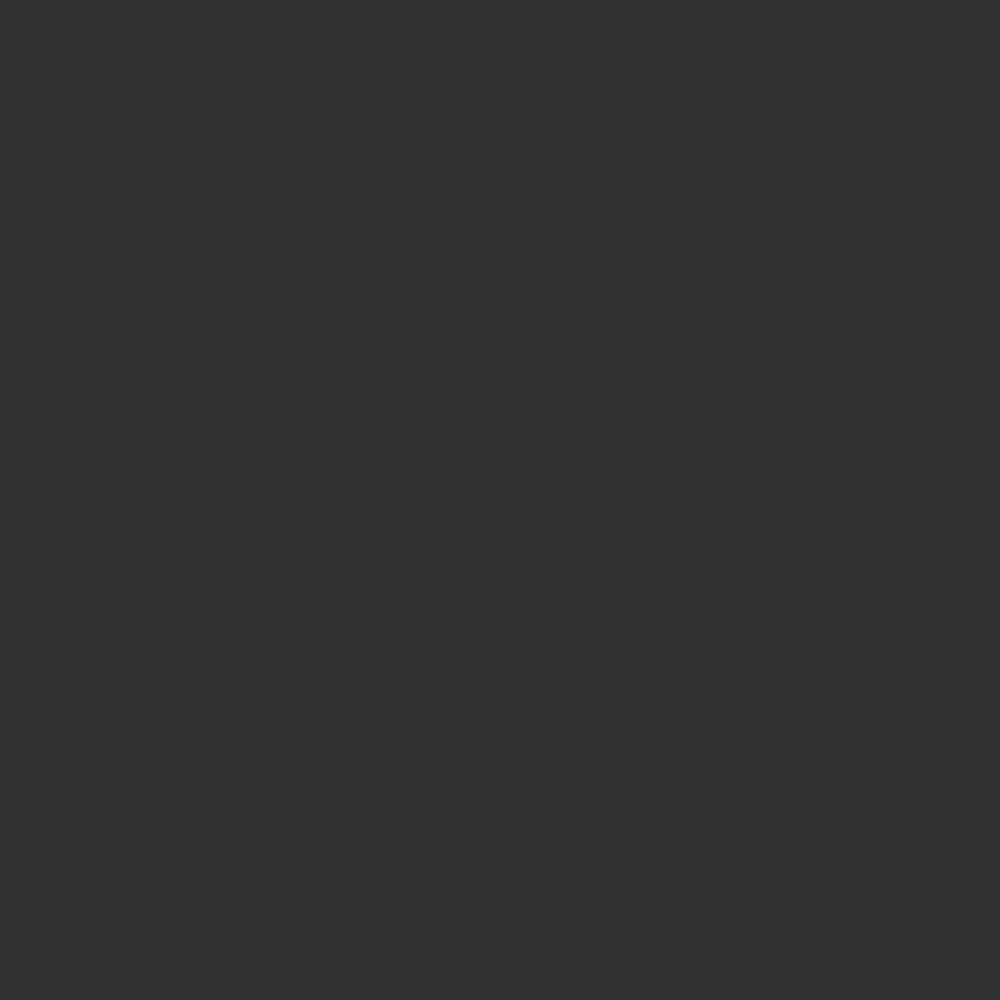
Frame 1 (no input)
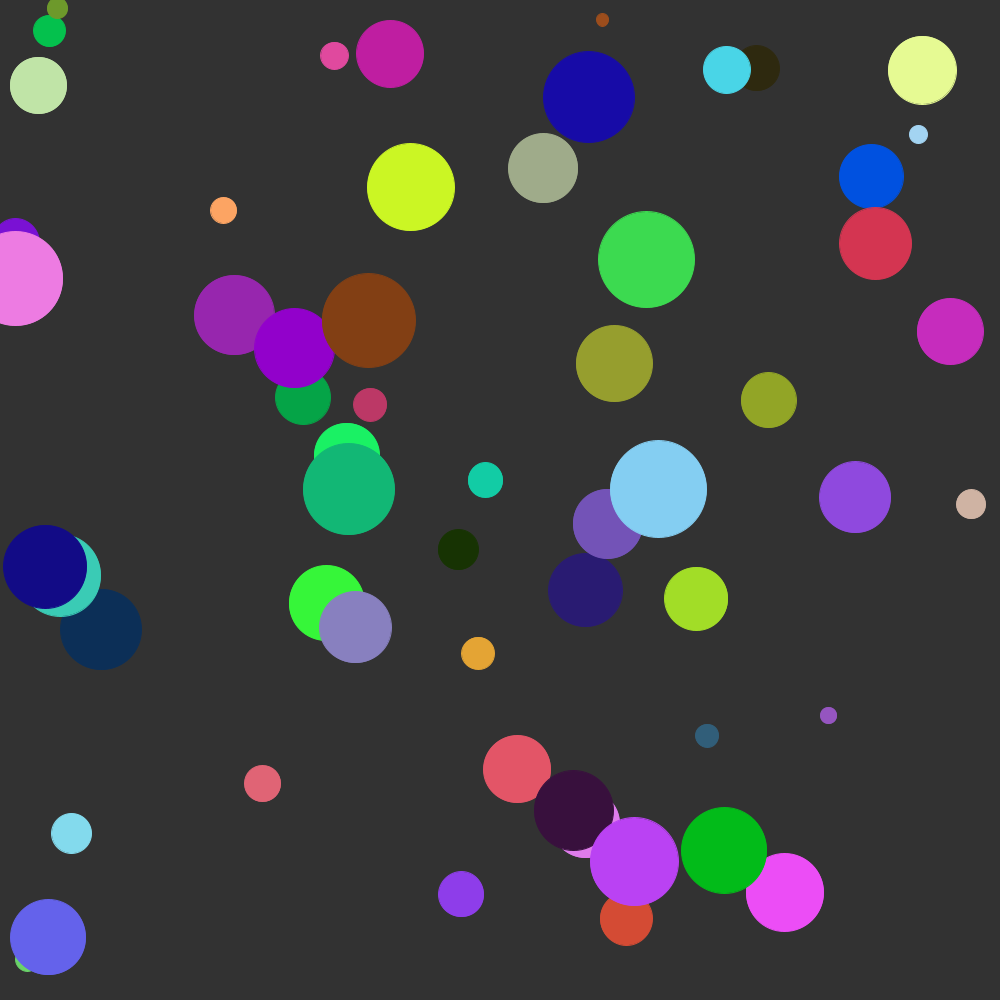
Frame 60 (the mouse pressed at the canvas centre just before this capture)
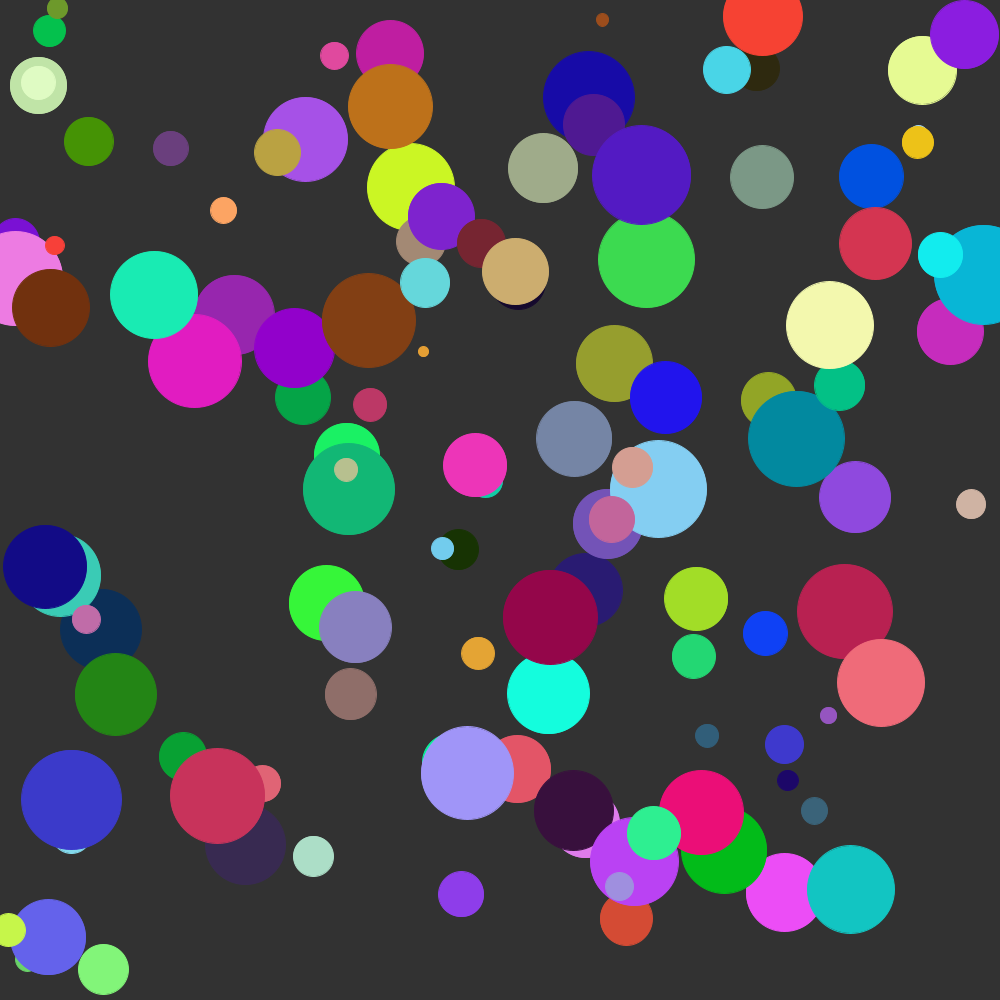
Frame 120 (the mouse held since frame 60 and released just before this capture)

The Processing sketch that drew these frames (run headless with seeded random() and noise(); from frame 60 on, the mouse is pressed at the canvas centre):

// Processing sketch: random_4_3
// ── random_4_3.pde
//using random()

float circleX;
float circleY;
float R;
float G;
float B;
float wandh;

void setup(){
  size(1000,1000);
//  circleX=random(0,width); //This is both an assignment operation, that assigns a value, and it's both a function call, random is a function with an argument inside a parenthesis.
  //Random is a different kinf of function that line() though. With line() we call a decree: "Oh line(), draw a line."
  //When we call a function like random() we are actually asking a question: "Oh, random, what is a random number between 0 and 100?", and random responds "Here, this is a number between 0 and 100."
  //There are lots of methods in processing that work this way, for example map();, constrain();, etc.
  //The random function can take 1 argument which is the maximum of the random value, and zero is the default minimum value. It can also take 2 arguments, the first is the smallest number the random value can take,
  //and the second number is the maximum value the the function can take.
  //The function actually returns floating point values, so the random function actually return infinite values. This is fine for us if we've declared our variables as floats. There are some cases where we need to take our results and convert them to integers.
  //How random is this? This random number comes from what is called a pseudo-random number generator. It was invented by mathimaticians you could spend years researching. It isn't perfectly random, as opposed to what you might find in some occurence in nature.
  //Our pseudo-random number generator will exhibit a pattern over time. It's a mathimatical function that gives you some kind of random sequence of numbers.

//  circleX=width/2; //starts in the middle
  //notice that if we declared this variable containing width before having established size in setup, we would not be able to create it. This is an example of a variable that must be declared in setup, after size, and not beforehand.

//  circleY=height/2;
//these value for width and height variables makes the circle start in the center of our screen.

  background(50);
}

void draw(){
  //drawing
  stroke(R,G,B);
  fill(R,G,B);
  circle(circleX,circleY,wandh);

  //logic
  circleX=random(width);
  circleY=random(height);
  wandh=random(10,100);
  R=random(255);
  G=random(255);
  B=random(255);
}
